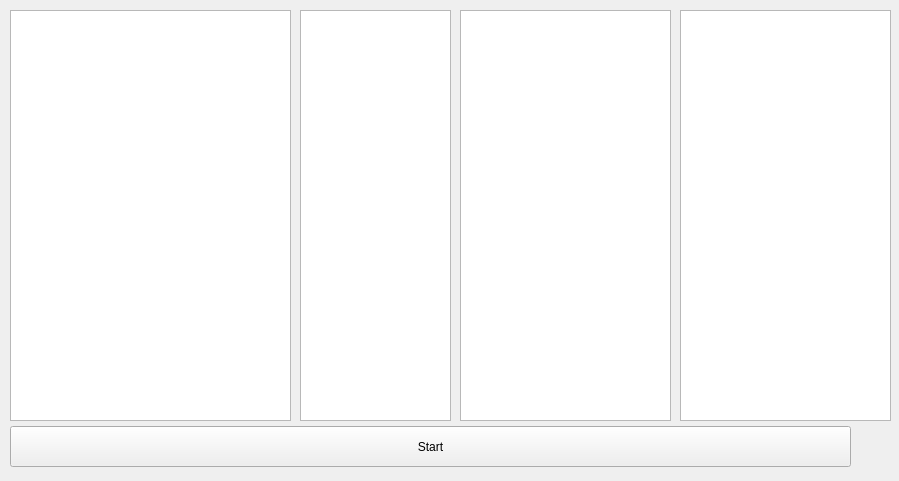
<?xml version="1.0" encoding="UTF-8"?>
<ui version="4.0">
 <class>Sniffer</class>
 <widget class="QWidget" name="Sniffer">
  <property name="geometry">
   <rect>
    <x>0</x>
    <y>0</y>
    <width>899</width>
    <height>481</height>
   </rect>
  </property>
  <property name="windowTitle">
   <string>Sniffer</string>
  </property>
  <widget class="QPlainTextEdit" name="Sniff_Text_1">
   <property name="geometry">
    <rect>
     <x>10</x>
     <y>10</y>
     <width>281</width>
     <height>411</height>
    </rect>
   </property>
  </widget>
  <widget class="QPushButton" name="Sniff_But_1">
   <property name="geometry">
    <rect>
     <x>10</x>
     <y>426</y>
     <width>841</width>
     <height>41</height>
    </rect>
   </property>
   <property name="text">
    <string>Start</string>
   </property>
  </widget>
  <widget class="QTableView" name="TableSrc">
   <property name="geometry">
    <rect>
     <x>460</x>
     <y>10</y>
     <width>211</width>
     <height>411</height>
    </rect>
   </property>
  </widget>
  <widget class="QTableView" name="TableDst">
   <property name="geometry">
    <rect>
     <x>680</x>
     <y>10</y>
     <width>211</width>
     <height>411</height>
    </rect>
   </property>
  </widget>
  <widget class="QTableView" name="TableProto">
   <property name="geometry">
    <rect>
     <x>300</x>
     <y>10</y>
     <width>151</width>
     <height>411</height>
    </rect>
   </property>
  </widget>
 </widget>
 <resources/>
 <connections/>
</ui>
